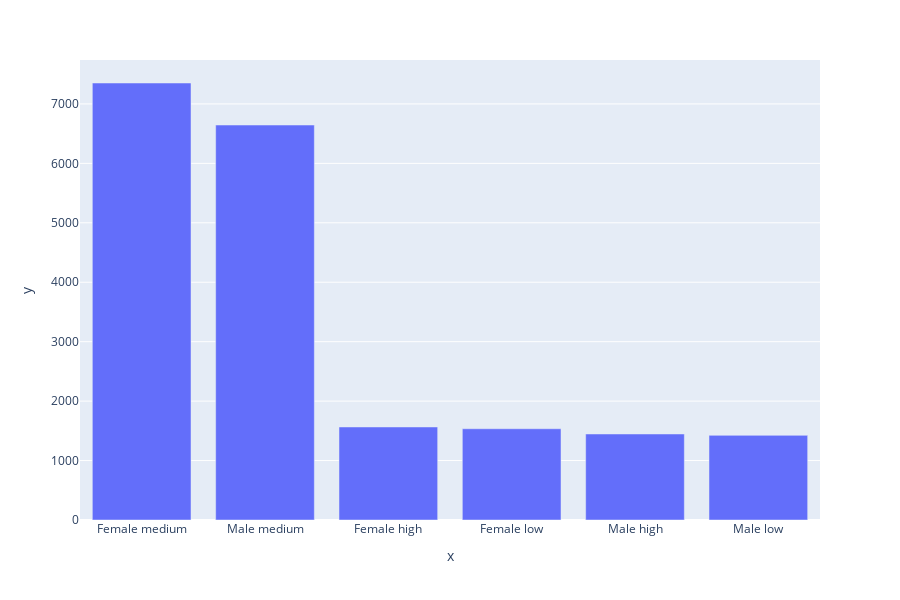

Here is the notebook cell this chart was saved with:
### Code cell
find_relation_visual("gender","product_class")

### Figure 1 — Plotly figure (JSON) as saved in the notebook; plotly's stock layout.template omitted (floating-point values rounded to 4 significant figures)
{"data": [{"alignmentgroup": "True", "hovertemplate": "x=%{x}<br>y=%{y}<extra></extra>", "legendgroup": "", "marker": {"color": "#636efa", "pattern": {"shape": ""}}, "name": "", "offsetgroup": "", "orientation": "v", "showlegend": false, "textposition": "auto", "type": "bar", "x": ["Female medium", "Male medium", "Female high", "Female low", "Male high", "Male low"], "xaxis": "x", "y": [7352, 6645, 1565, 1535, 1447, 1424], "yaxis": "y"}], "layout": {"barmode": "relative", "height": 600, "legend": {"tracegroupgap": 0}, "margin": {"t": 60}, "xaxis": {"anchor": "y", "domain": [0, 1], "title": {"text": "x"}}, "yaxis": {"anchor": "x", "domain": [0, 1], "title": {"text": "y"}}}}
